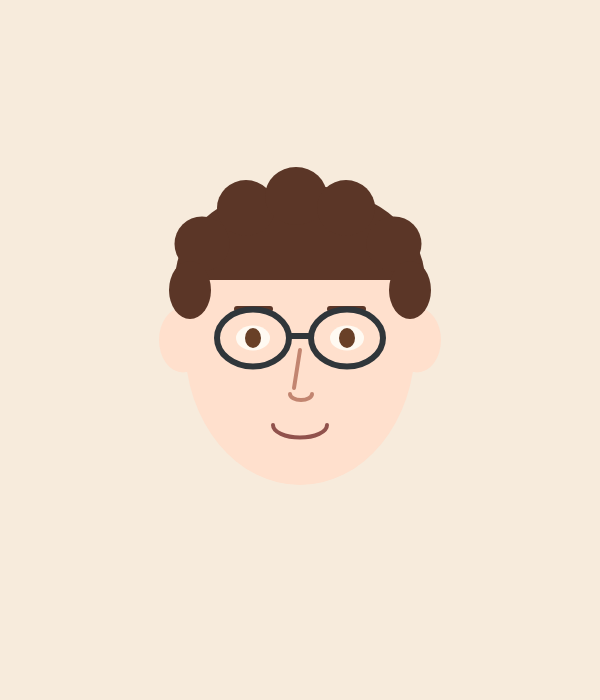
Frame 1 (no input)
Frame 2 (the mouse pressed at the canvas centre, redrawn once): identical to frame 1, image omitted

The p5.js sketch that drew this single still picture (run headless with seeded random() and noise() and a simulated clock; the mouse was pressed at the canvas centre and the sketch redrawn once):

// p5.js sketch
// ── sketch.js
function setup() {
  createCanvas(600, 700);
  noLoop();
}

function draw() {
  background(247, 235, 220);
  noStroke();

  fill(255, 224, 205);
  ellipse(183, 340, 48, 65);
  ellipse(417, 340, 48, 65);
  ellipse(300, 345, 230, 280);

  fill(91, 54, 39);
  arc(300, 280, 250, 190, PI, TWO_PI, CHORD);
  ellipse(202, 244, 55, 55);
  ellipse(246, 208, 58, 56);
  ellipse(296, 196, 62, 58);
  ellipse(346, 208, 58, 56);
  ellipse(394, 244, 55, 55);
  ellipse(190, 290, 42, 58);
  ellipse(410, 290, 42, 58);

  stroke(91, 54, 39);
  strokeWeight(6);
  line(237, 309, 270, 309);
  line(330, 309, 363, 309);
  noStroke();
  fill(255, 250, 242);
  ellipse(253, 338, 34, 25);
  ellipse(347, 338, 34, 25);
  fill(105, 64, 39);
  ellipse(253, 338, 16, 20);
  ellipse(347, 338, 16, 20);

  stroke(194, 133, 112);
  strokeWeight(4);
  line(300, 350, 294, 388);
  noFill();
  arc(301, 394, 22, 12, 0, PI);
  stroke(145, 82, 76);
  arc(300, 425, 54, 25, 0, PI);

  noFill();
  stroke(48, 54, 58);
  strokeWeight(6);
  ellipse(253, 338, 72, 57);
  ellipse(347, 338, 72, 57);
  line(289, 336, 311, 336);
}
